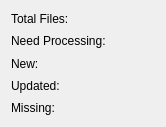
<?xml version="1.0" encoding="UTF-8"?>
<ui version="4.0">
 <class>StatsWidget</class>
 <widget class="QWidget" name="StatsWidget">
  <property name="geometry">
   <rect>
    <x>0</x>
    <y>0</y>
    <width>166</width>
    <height>127</height>
   </rect>
  </property>
  <property name="windowTitle">
   <string>Stats</string>
  </property>
  <layout class="QGridLayout" name="gridLayout">
   <item row="0" column="0">
    <widget class="QLabel" name="totalLabel">
     <property name="text">
      <string>Total Files:</string>
     </property>
    </widget>
   </item>
   <item row="0" column="1">
    <widget class="QLabel" name="totalCountLabel">
     <property name="text">
      <string/>
     </property>
    </widget>
   </item>
   <item row="0" column="2">
    <widget class="QLabel" name="totalSizeLabel">
     <property name="text">
      <string/>
     </property>
    </widget>
   </item>
   <item row="1" column="0">
    <widget class="QLabel" name="needProcessingLabel">
     <property name="text">
      <string>Need Processing:</string>
     </property>
    </widget>
   </item>
   <item row="1" column="1">
    <widget class="QLabel" name="needProcessingCountLabel">
     <property name="text">
      <string/>
     </property>
    </widget>
   </item>
   <item row="1" column="2">
    <widget class="QLabel" name="needProcessingSizeLabel">
     <property name="text">
      <string/>
     </property>
    </widget>
   </item>
   <item row="2" column="0">
    <widget class="QLabel" name="newLabel">
     <property name="text">
      <string>New:</string>
     </property>
    </widget>
   </item>
   <item row="2" column="1">
    <widget class="QLabel" name="newCountLabel">
     <property name="text">
      <string/>
     </property>
    </widget>
   </item>
   <item row="2" column="2">
    <widget class="QLabel" name="newSizeLabel">
     <property name="text">
      <string/>
     </property>
    </widget>
   </item>
   <item row="3" column="0">
    <widget class="QLabel" name="updatedlabel">
     <property name="text">
      <string>Updated:</string>
     </property>
    </widget>
   </item>
   <item row="3" column="1">
    <widget class="QLabel" name="updatedCountLabel">
     <property name="text">
      <string/>
     </property>
    </widget>
   </item>
   <item row="3" column="2">
    <widget class="QLabel" name="updatedSizeLabel">
     <property name="text">
      <string/>
     </property>
    </widget>
   </item>
   <item row="4" column="0">
    <widget class="QLabel" name="missingLabel">
     <property name="text">
      <string>Missing:</string>
     </property>
    </widget>
   </item>
   <item row="4" column="1">
    <widget class="QLabel" name="missingCountLabel">
     <property name="text">
      <string/>
     </property>
    </widget>
   </item>
  </layout>
 </widget>
 <resources/>
 <connections/>
</ui>
